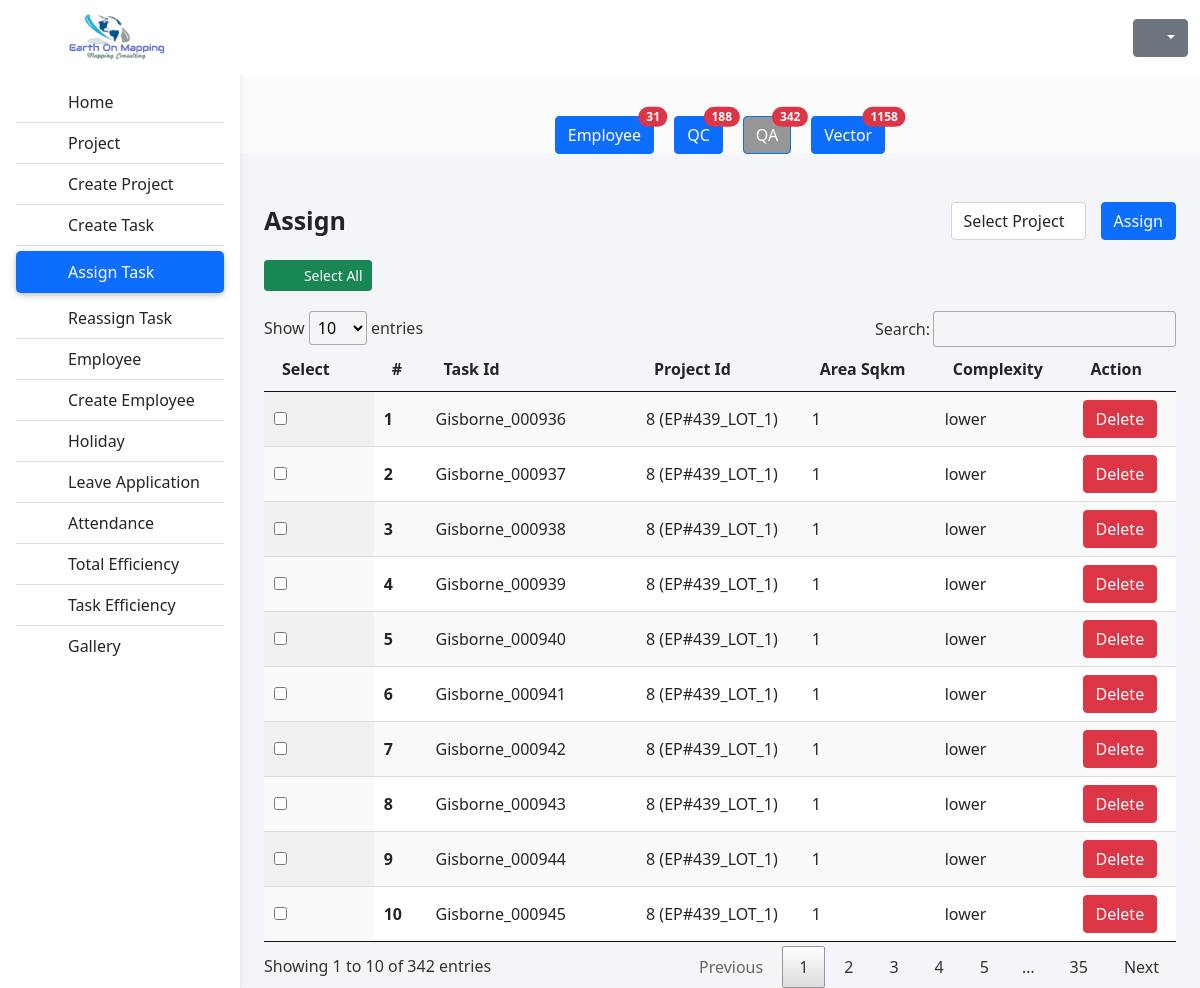
/assign-qa-task.php (signed in), run on the app's committed database.
### tables this page shows
CREATE TABLE `tasks` (
  `id` int(11) NOT NULL,
  `task_id` varchar(255) NOT NULL,
  `project_id` int(11) NOT NULL,
  `summary` varchar(255) DEFAULT NULL,
  `area_sqkm` float NOT NULL,
  `complexity` enum('higher','medium','lower') NOT NULL DEFAULT 'lower',
  `attachment` varchar(255) DEFAULT NULL,
  `start_date` date DEFAULT NULL,
  `end_date` date DEFAULT NULL,
  `estimated_hour` float NOT NULL,
  `status` enum('pending','ready','in_progress','ready_for_qc','assign_qc','qc_in_progress','ready_for_qa','assign_qa','qa_in_progress','ready_for_vector','assign_vector','vector_in_progress','complete') NOT NULL DEFAULT 'pending',
  `is_reassigned` tinyint(1) NOT NULL DEFAULT 0,
  `is_qc_failed` tinyint(1) NOT NULL DEFAULT 0,
  `is_qa_failed` tinyint(1) NOT NULL DEFAULT 0,
  `create_at` timestamp NOT NULL DEFAULT current_timestamp(),
  `update_at` timestamp NOT NULL DEFAULT current_timestamp()
);

CREATE TABLE `projects` (
  `project_id` int(11) NOT NULL,
  `project_name` varchar(250) NOT NULL,
  `summary` varchar(250) NOT NULL,
  `description` text NOT NULL,
  `original_estimation` varchar(255) DEFAULT NULL,
  `complexity` enum('higher','medium','lower') NOT NULL,
  `vector` tinyint(1) NOT NULL,
  `attachment` varchar(255) DEFAULT NULL,
  `start_date` date NOT NULL,
  `end_date` date NOT NULL,
  `estimated_hour` int(11) NOT NULL,
  `created_at` timestamp NOT NULL DEFAULT current_timestamp(),
  `update_at` timestamp NOT NULL DEFAULT current_timestamp()
);

### assign-qa-task.php (the view, shortened to what this page needs)
<?php
include 'settings/config/config.php';
$sql = $conn->prepare("SELECT * FROM `tasks` Where `status` = 'ready_for_qa'");
$sql->execute();
$tasks = $sql->fetchAll(PDO::FETCH_ASSOC);
$countQA = count($tasks);
$qcCount = $conn->prepare("SELECT * FROM `tasks` Where `status` = 'pending'");
$qcCount->execute();
$qcCount = $qcCount->fetchAll(PDO::FETCH_ASSOC);
$countEmployee = count($qcCount);
$qcCount = $conn->prepare("SELECT * FROM `tasks` Where `status` = 'ready_for_qc'");
$qcCount->execute();
$qcCount = $qcCount->fetchAll(PDO::FETCH_ASSOC);
$countQc = count($qcCount);
$vectorCount = $conn->prepare("SELECT * FROM `tasks` Where `status` = 'ready_for_vector'");
$vectorCount->execute();
$vectorCount = $vectorCount->fetchAll(PDO::FETCH_ASSOC);
$countVector = count($vectorCount);
?>
<?php
include 'settings/header.php'
  ?>
<main style="margin-top: 100px;">
  <div class="btn-group   justify-content-center d-flex  mt-3 " role="group">
    <a href="assign-employee-task.php" style="display: flex;align-items: center;margin: 0 10px">
      <button type="button" class="btn btn-primary position-relative">
        Employee
        <span class="position-absolute top-0 start-100 translate-middle badge rounded-pill bg-danger">
          <?php echo $countEmployee ?>
        </span>
      </button>
    </a>
    <a href="assign-qc-task.php" style="display: flex;align-items: center;margin: 0 10px">
      <button type="button" class="btn btn-primary position-relative">
        QC
        <span class="position-absolute top-0 start-100 translate-middle badge rounded-pill bg-danger">
          <?php echo $countQc ?>
        </span>
      </button>
    </a>
    <a href="#" style="display: flex;align-items: center;margin: 0 10px"><button type="button"
        class="btn btn-primary position-relative btn_active">
        QA
        <span class="position-absolute top-0 start-100 translate-middle badge rounded-pill bg-danger">
          <?php echo $countQA ?>
        </span>
      </button>
    </a>
    <a href="vector-task.php" style="display: flex;align-items: center;margin: 0 10px">
      <button type="button" class="btn btn-primary position-relative">
        Vector
        <span class="position-absolute top-0 start-100 translate-middle badge rounded-pill bg-danger">
          <?php echo $countVector ?>
        </span>
      </button>
    </a>
  </div>
  <div class="container pt-5">
    <div class="container">
      <div class="d-flex justify-content-between" style="font-size: 25px;">
        <p class="fw-bold">Assign</p>
        <div style="display: flex;">
          <select name="project" id="projectSelect" class="form-control" style="margin :0 15px;">
            <option value="">Select Project</option>
          </select>
          <a class="btn btn-primary" onclick="getAddAssign()">Assign</a>
        </div>
      </div>
      <p class="btn btn-success btn-sm" style="margin: 20px 0;" onclick="checkBoxChanged()"><i class="fa-solid fa-check-double" style="margin: 0 10px;"></i>Select All</p>
      <table id="dataTable" class="display">
        <thead>
          <tr>
            <th onclick="copyButton()" scope="col">Select <i class="far fa-copy mr-2"></i></th>
            <th scope="col">#</th>
            <th scope="col">Task Id</th>
            <th scope="col">Project Id</th>
            <th scope="col">Area Sqkm</th>
            <th scope="col">Complexity</th>
            <th scope="col">Action</th>
          </tr>
        </thead>
        <tbody>
          <?php
          $i = 1;
          foreach ($tasks as $task) {
            $project = $conn->prepare('SELECT * FROM `projects` WHERE `project_id` = ?');
            $project->execute([$task['project_id']]);
            $project = $project->fetch(PDO::FETCH_ASSOC);
            echo '
                  <tr id="row_' . $task['task_id'] . '">
                    <th ><input type="checkbox" class="select_box" data-task="' . $task['task_id'] . '"  data-project="' . $task['project_id'] . '"  id="' . $task['task_id'] . '"></th>
                    <th scope="row">' . $i . '</th>
                    <td><label for="' . $task['task_id'] . '">' . $task['task_id'] . '</label></td>
                    <td>' . $task['project_id'] . ' (' . $project['project_name'] . ')</</td>
                    <td>' . $task['area_sqkm'] . '</td>
                    <td>' . $task['complexity'] . '</td>
                    <td><a class="btn btn-danger" onclick="deleteUser(\'' . $task['task_id'] . '\')">Delete</a></td>
                  </tr>
                ';
            $i++;
          }
          ?>
        </tbody>
      </table>
    </div>
</main>
</body>
</html>

### css/test.css (style rules this page uses)
* { margin: 0px; padding: 0px; }
body { background-color: #fbfbfb; }
@media (min-width: 991.98px) { main { padding-left: 240px; } }
p { padding-bottom: 0px; margin-bottom: 0px; }
.container { background-color: #f4f5f9; }
main { height: -webkit-fill-available; display: grid; align-items: center; }
a { text-decoration: none; }
.btn_active { background-color: #969696; }

### data on the page
tasks: task "Gisborne_000936", project "8", project.project_name "EP#439_LOT_1", area_sqkm "1", complexity "lower"
tasks: task "Gisborne_000937", project "8", project.project_name "EP#439_LOT_1", area_sqkm "1", complexity "lower"
tasks: task "Gisborne_000938", project "8", project.project_name "EP#439_LOT_1", area_sqkm "1", complexity "lower"
tasks: task "Gisborne_000939", project "8", project.project_name "EP#439_LOT_1", area_sqkm "1", complexity "lower"
tasks: task "Gisborne_000940", project "8", project.project_name "EP#439_LOT_1", area_sqkm "1", complexity "lower"
tasks: task "Gisborne_000941", project "8", project.project_name "EP#439_LOT_1", area_sqkm "1", complexity "lower"
tasks: task "Gisborne_000942", project "8", project.project_name "EP#439_LOT_1", area_sqkm "1", complexity "lower"
tasks: task "Gisborne_000943", project "8", project.project_name "EP#439_LOT_1", area_sqkm "1", complexity "lower"
tasks: task "Gisborne_000944", project "8", project.project_name "EP#439_LOT_1", area_sqkm "1", complexity "lower"
tasks: task "Gisborne_000945", project "8", project.project_name "EP#439_LOT_1", area_sqkm "1", complexity "lower"

### other printed values
$countEmployee "31"
$countQc "188"
$countQA "342"
$countVector "1158"
